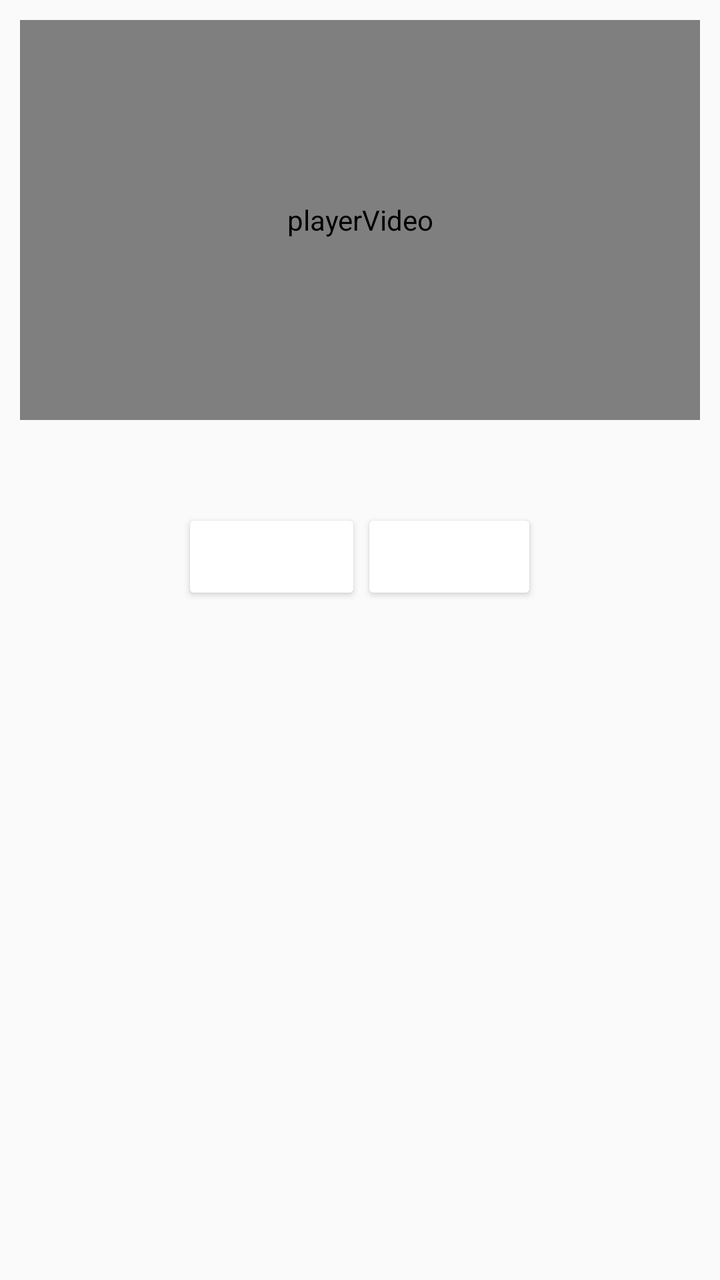
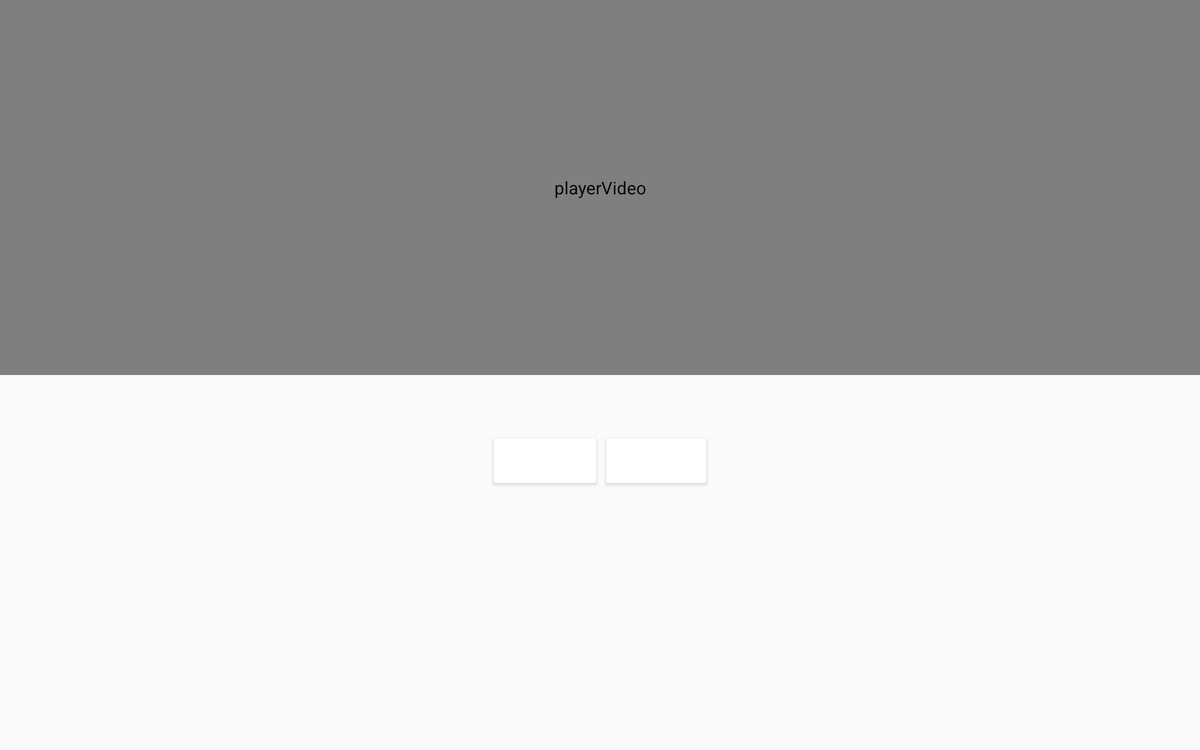

An Android layout and its configuration variant, each rendered on a device that would load it. The default file and the variant file are quoted in full after the pictures.
<!-- AndroidManifest.xml: application theme AppTheme -->
<!-- res/layout/recipe_step_fragment.xml -->
<?xml version="1.0" encoding="utf-8"?>
<LinearLayout xmlns:android="http://schemas.android.com/apk/res/android"
    android:layout_width="match_parent"
    android:layout_height="match_parent"
    android:orientation="vertical"
    android:padding="@dimen/recipe_step_ll_padding">

    <com.google.android.exoplayer2.ui.SimpleExoPlayerView
        android:id="@+id/playerView"
        android:layout_width="match_parent"
        android:layout_height="@dimen/recipe_step_port_height"
        android:layout_gravity="center_horizontal"
        android:contentDescription="playerVideo" />

    <ImageView
        android:id="@+id/thumbNail"
        android:layout_width="wrap_content"
        android:layout_height="wrap_content"
        android:layout_gravity="center_horizontal" />

    <TextView
        android:id="@+id/stepDescription"
        android:layout_width="wrap_content"
        android:layout_height="wrap_content"
        android:layout_margin="@dimen/recipe_description_margin"
        android:textSize="@dimen/recipe_description_text_size" />

    <LinearLayout
        android:layout_width="wrap_content"
        android:layout_height="@dimen/recipe_buttons_ll_lh"
        android:layout_gravity="center_horizontal"
        android:orientation="horizontal">

        <Button
            android:id="@+id/previousStep"
            android:layout_width="wrap_content"
            android:layout_height="wrap_content"
            android:text="@string/previous_step"
            android:textColor="@color/white"
            android:theme="@style/MyButton" />

        <Button
            android:id="@+id/nextStep"
            android:layout_width="wrap_content"
            android:layout_height="wrap_content"
            android:text="@string/next_step"
            android:textColor="@color/white"
            android:theme="@style/MyButton" />

    </LinearLayout>

</LinearLayout>
<!-- resources referenced by this layout -->
<resources>
  <color name="white">#FFF</color>
  <dimen name="recipe_buttons_ll_lh">50dp</dimen>
  <dimen name="recipe_description_margin">10dp</dimen>
  <dimen name="recipe_description_text_size">18sp</dimen>
  <dimen name="recipe_step_ll_padding">10dp</dimen>
  <dimen name="recipe_step_port_height">200dp</dimen>
  <string name="next_step">Next</string>
  <string name="previous_step">Previous</string>
  <style name="MyButton" parent="Theme.AppCompat.Light">
          <item name="colorControlHighlight">@color/indigo</item>
          <item name="colorButtonNormal">@color/pink</item>
      </style>
  <style name="AppTheme" parent="Theme.AppCompat.Light.DarkActionBar">
          
          <item name="colorPrimary">@color/colorPrimary</item>
          <item name="colorPrimaryDark">@color/colorPrimaryDark</item>
          <item name="colorAccent">@color/colorAccent</item>
      </style>
  <color name="colorPrimary">#3F51B5</color>
  <color name="colorPrimaryDark">#303F9F</color>
  <color name="colorAccent">#FF4081</color>
</resources>
<!-- res/layout-sw600dp-land/recipe_step_fragment.xml (the repository's variant of the layout above) -->
<!-- drawn on a 7-inch tablet turned sideways -->
<?xml version="1.0" encoding="utf-8"?>
<ScrollView xmlns:android="http://schemas.android.com/apk/res/android"
    android:layout_width="match_parent"
    android:layout_height="match_parent">

    <LinearLayout
        android:layout_width="match_parent"
        android:layout_height="wrap_content"
        android:orientation="vertical"
        android:tag="tablet-sw600dp-step-detail-landscape">

        <com.google.android.exoplayer2.ui.SimpleExoPlayerView
            android:id="@+id/playerView"
            android:layout_width="match_parent"
            android:layout_height="300dp"
            android:layout_gravity="center_horizontal"
            android:layout_margin="0dp"
            android:contentDescription="playerVideo" />

        <ImageView
            android:id="@+id/thumbNail"
            android:layout_width="wrap_content"
            android:layout_height="wrap_content"
            android:layout_gravity="center_horizontal" />

        <TextView
            android:id="@+id/stepDescription"
            android:layout_width="wrap_content"
            android:layout_height="wrap_content"
            android:layout_margin="10dp"
            android:textSize="18sp" />

        <LinearLayout
            android:layout_width="wrap_content"
            android:layout_height="50dp"
            android:layout_gravity="center_horizontal"
            android:orientation="horizontal">

            <Button
                android:id="@+id/previousStep"
                android:layout_width="wrap_content"
                android:layout_height="wrap_content"
                android:text="@string/previous_step"
                android:textColor="@color/white"
                android:theme="@style/MyButton" />

            <Button
                android:id="@+id/nextStep"
                android:layout_width="wrap_content"
                android:layout_height="wrap_content"
                android:text="@string/next_step"
                android:textColor="@color/white"
                android:theme="@style/MyButton" />

        </LinearLayout>


    </LinearLayout>

</ScrollView>
<!-- resources referenced by the variant -->
<!-- as a 7-inch tablet turned sideways resolves them -->
<resources>
  <color name="white">#FFF</color>
  <string name="next_step">Next</string>
  <string name="previous_step">Previous</string>
  <style name="MyButton" parent="Theme.AppCompat.Light">
          <item name="colorControlHighlight">@color/indigo</item>
          <item name="colorButtonNormal">@color/pink</item>
      </style>
  <style name="AppTheme" parent="Theme.AppCompat.Light.DarkActionBar">
          
          <item name="colorPrimary">@color/colorPrimary</item>
          <item name="colorPrimaryDark">@color/colorPrimaryDark</item>
          <item name="colorAccent">@color/colorAccent</item>
      </style>
  <color name="colorPrimary">#3F51B5</color>
  <color name="colorPrimaryDark">#303F9F</color>
  <color name="colorAccent">#FF4081</color>
</resources>
